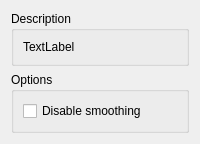
      <widget class="QWidget" name="pageBlackWhiteMode">
       <layout class="QVBoxLayout" name="verticalLayout_46">
        <item>
         <widget class="QGroupBox" name="groupBox_28">
          <property name="title">
           <string>Description</string>
          </property>
          <layout class="QVBoxLayout" name="verticalLayout_24">
           <item>
            <widget class="QLabel" name="lblApplyCutDescr_17">
             <property name="text">
              <string>TextLabel</string>
             </property>
             <property name="alignment">
              <set>Qt::AlignLeading|Qt::AlignLeft|Qt::AlignTop</set>
             </property>
             <property name="wordWrap">
              <bool>false</bool>
             </property>
             <property name="textInteractionFlags">
              <set>Qt::LinksAccessibleByMouse|Qt::TextSelectableByKeyboard|Qt::TextSelectableByMouse</set>
             </property>
            </widget>
           </item>
          </layout>
         </widget>
        </item>
        <item>
         <widget class="QGroupBox" name="optBlackWhiteMode">
          <property name="title">
           <string>Options</string>
          </property>
          <layout class="QFormLayout" name="formLayout_10">
           <item row="0" column="0">
            <widget class="QCheckBox" name="disableSmoothingBW">
             <property name="text">
              <string>Disable smoothing</string>
             </property>
            </widget>
           </item>
          </layout>
         </widget>
        </item>
       </layout>
      </widget>
